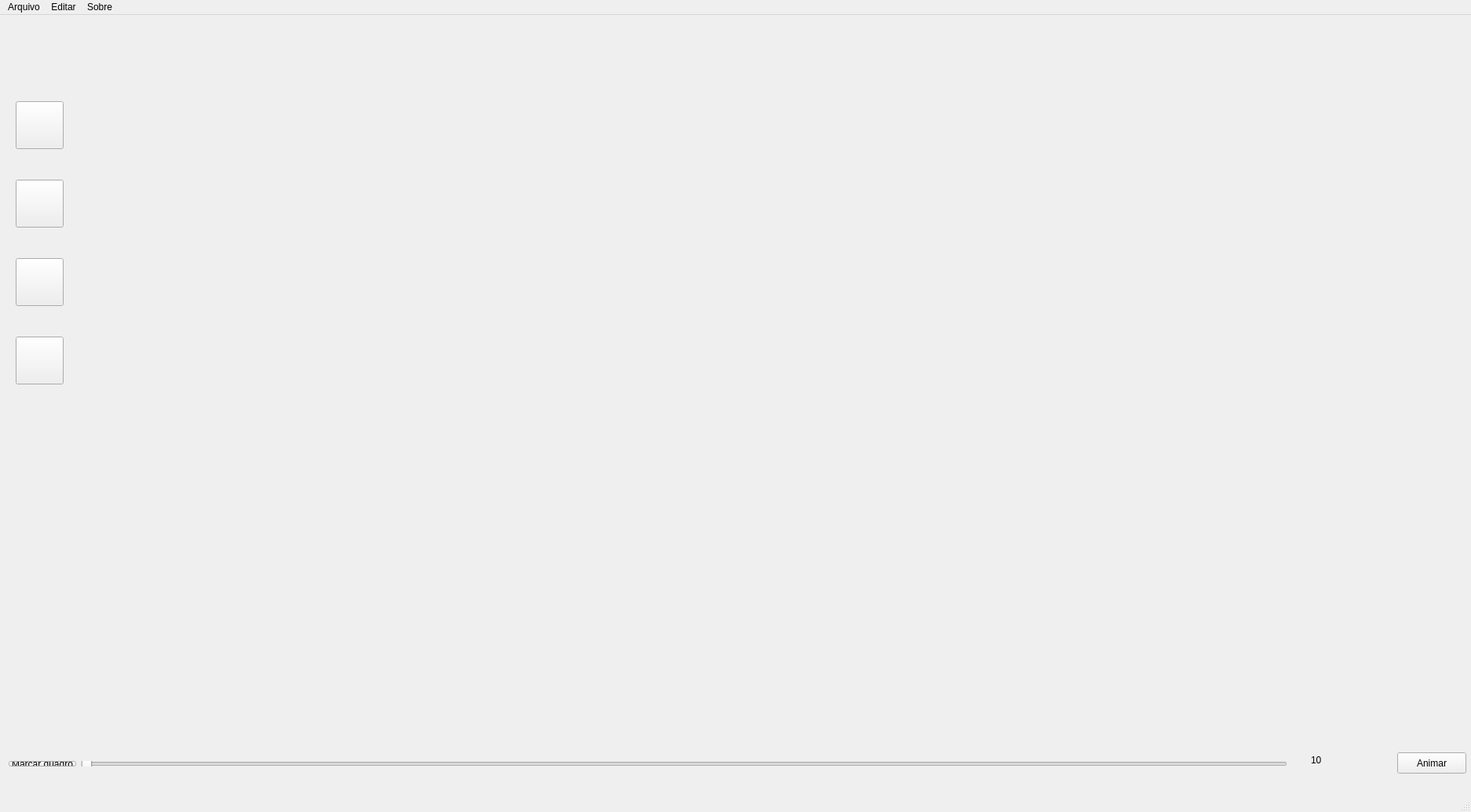
<?xml version="1.0" encoding="UTF-8"?>
<ui version="4.0">
 <class>LuckyRabbit</class>
 <widget class="QMainWindow" name="LuckyRabbit">
  <property name="geometry">
   <rect>
    <x>0</x>
    <y>0</y>
    <width>1874</width>
    <height>1035</height>
   </rect>
  </property>
  <property name="windowTitle">
   <string>LuckyRabbit</string>
  </property>
  <widget class="QWidget" name="centralWidget">
   <widget class="Canvas" name="canvas" native="true">
    <property name="geometry">
     <rect>
      <x>110</x>
      <y>70</y>
      <width>1541</width>
      <height>841</height>
     </rect>
    </property>
    <property name="autoFillBackground">
     <bool>true</bool>
    </property>
   </widget>
   <widget class="QPushButton" name="pushButton_2">
    <property name="geometry">
     <rect>
      <x>1780</x>
      <y>940</y>
      <width>88</width>
      <height>27</height>
     </rect>
    </property>
    <property name="text">
     <string>Animar</string>
    </property>
   </widget>
   <widget class="QPushButton" name="drawButton">
    <property name="geometry">
     <rect>
      <x>20</x>
      <y>110</y>
      <width>61</width>
      <height>61</height>
     </rect>
    </property>
    <property name="text">
     <string/>
    </property>
   </widget>
   <widget class="QPushButton" name="clearButton">
    <property name="geometry">
     <rect>
      <x>20</x>
      <y>210</y>
      <width>61</width>
      <height>61</height>
     </rect>
    </property>
    <property name="text">
     <string/>
    </property>
   </widget>
   <widget class="QPushButton" name="selectionButton">
    <property name="geometry">
     <rect>
      <x>20</x>
      <y>310</y>
      <width>61</width>
      <height>61</height>
     </rect>
    </property>
    <property name="text">
     <string/>
    </property>
   </widget>
   <widget class="QPushButton" name="moveButton">
    <property name="geometry">
     <rect>
      <x>20</x>
      <y>410</y>
      <width>61</width>
      <height>61</height>
     </rect>
    </property>
    <property name="text">
     <string/>
    </property>
   </widget>
   <widget class="QLabel" name="label">
    <property name="geometry">
     <rect>
      <x>1670</x>
      <y>940</y>
      <width>67</width>
      <height>19</height>
     </rect>
    </property>
    <property name="text">
     <string>10</string>
    </property>
   </widget>
   <widget class="QWidget" name="layoutWidget">
    <property name="geometry">
     <rect>
      <x>0</x>
      <y>940</y>
      <width>1651</width>
      <height>29</height>
     </rect>
    </property>
    <layout class="QHBoxLayout" name="horizontalLayout">
     <item>
      <widget class="QPushButton" name="pushButton">
       <property name="text">
        <string>Marcar quadro</string>
       </property>
      </widget>
     </item>
     <item>
      <widget class="QSlider" name="horizontalSlider">
       <property name="orientation">
        <enum>Qt::Horizontal</enum>
       </property>
      </widget>
     </item>
    </layout>
   </widget>
  </widget>
  <widget class="QMenuBar" name="menuBar">
   <property name="geometry">
    <rect>
     <x>0</x>
     <y>0</y>
     <width>1874</width>
     <height>24</height>
    </rect>
   </property>
   <widget class="QMenu" name="menuArquivo">
    <property name="title">
     <string>Arquivo</string>
    </property>
    <addaction name="actionAbrir"/>
    <addaction name="actionSalvar"/>
    <addaction name="actionSalvar_como"/>
   </widget>
   <widget class="QMenu" name="menuSobre">
    <property name="title">
     <string>Editar</string>
    </property>
   </widget>
   <widget class="QMenu" name="menuSobre_2">
    <property name="title">
     <string>Sobre</string>
    </property>
   </widget>
   <addaction name="menuArquivo"/>
   <addaction name="menuSobre"/>
   <addaction name="menuSobre_2"/>
  </widget>
  <widget class="QStatusBar" name="statusBar"/>
  <action name="actionAbrir">
   <property name="text">
    <string>Abrir</string>
   </property>
  </action>
  <action name="actionSalvar">
   <property name="text">
    <string>Salvar</string>
   </property>
  </action>
  <action name="actionSalvar_como">
   <property name="text">
    <string>Salvar como</string>
   </property>
  </action>
  <action name="actionEditar">
   <property name="text">
    <string>Editar</string>
   </property>
  </action>
 </widget>
 <layoutdefault spacing="6" margin="11"/>
 <customwidgets>
  <customwidget>
   <class>Canvas</class>
   <extends>QWidget</extends>
   <header>canvas.h</header>
   <container>1</container>
  </customwidget>
 </customwidgets>
 <resources/>
 <connections/>
</ui>
